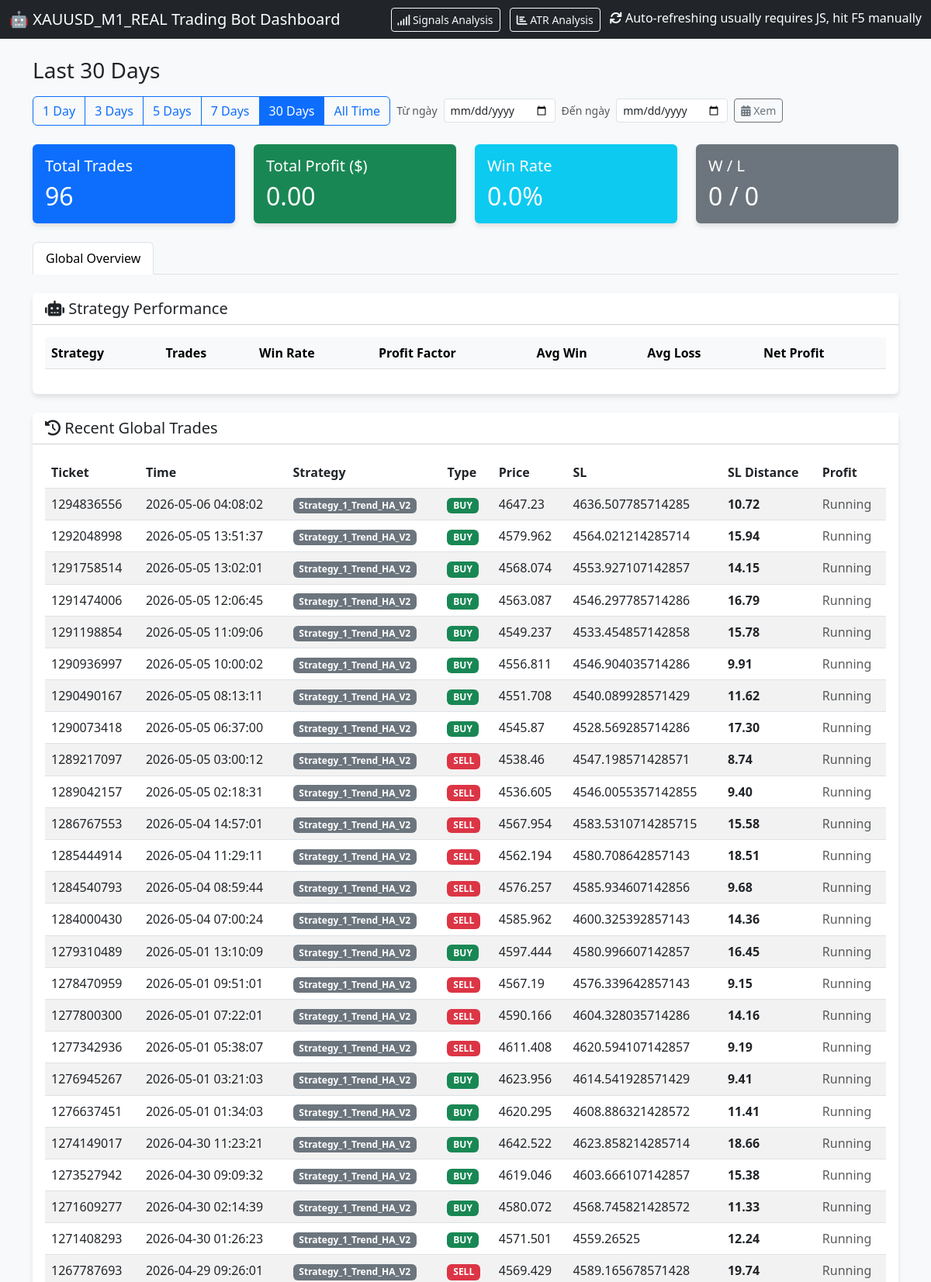
The page / (upper part) on the database its author committed.
### tables this page shows
CREATE TABLE orders (
                ticket INTEGER PRIMARY KEY,
                strategy_name TEXT,
                symbol TEXT,
                order_type TEXT,
                volume REAL,
                open_price REAL,
                sl REAL,
                tp REAL,
                open_time DATETIME,
                close_price REAL,
                profit REAL,
                comment TEXT
            , account_id INTEGER DEFAULT 0);

### dashboard.py (the view, shortened to what this page needs)
@app.route('/')
def index():
    cur = get_db().cursor()
    from_date_param = request.args.get('from_date', '').strip()
    to_date_param = request.args.get('to_date', '').strip()
    days_param = request.args.get('days', '30')
    if from_date_param and to_date_param:
        parsed = _parse_date_range(from_date_param, to_date_param)
        if parsed:
            cutoff_date, end_str, filter_label = parsed
            cutoff_str = cutoff_date.strftime("%Y-%m-%d %H:%M:%S")
            current_filter = 'range'
            cur.execute(
                "SELECT * FROM orders WHERE open_time >= ? AND open_time <= ? ORDER BY open_time DESC",
                (cutoff_str, end_str)
            )
            orders = cur.fetchall()
            cur.execute(
                "SELECT * FROM signals WHERE timestamp >= ? AND timestamp <= ? ORDER BY timestamp DESC LIMIT 50",
                (cutoff_str, end_str)
            )
            signals = cur.fetchall()
        else:
            from_date_param = ''
            to_date_param = ''
            parsed = None
    else:
        parsed = None
    if parsed is None:
        if days_param == "all":
            days = 36500
            filter_label = "All Time"
            current_filter = "all"
        else:
            try:
                days = int(days_param)
                filter_label = f"Last {days} Days"
            except Exception:
                days = 30
                filter_label = "Last 30 Days"
            current_filter = days_param
        cutoff_date = datetime.now() - timedelta(days=days)
        cutoff_str = cutoff_date.strftime("%Y-%m-%d %H:%M:%S")
        cur.execute("SELECT * FROM orders WHERE open_time >= ? ORDER BY open_time DESC", (cutoff_str,))
        orders = cur.fetchall()
        cur.execute("SELECT * FROM signals ORDER BY timestamp DESC LIMIT 50")
        signals = cur.fetchall()
    total_trades = len(orders)
    total_profit = sum([o['profit'] for o in orders if o['profit'] is not None])
    wins = len([o for o in orders if o['profit'] is not None and o['profit'] > 0])
    losses = len([o for o in orders if o['profit'] is not None and o['profit'] < 0])
    win_rate = (wins / total_trades * 100) if total_trades > 0 else 0
    cur.execute("SELECT DISTINCT strategy_name FROM orders")
    strategies = [row['strategy_name'] for row in cur.fetchall()]
    bot_stats = []
    for strat in strategies:
        s_orders = [o for o in orders if o['strategy_name'] == strat and o['profit'] is not None]
        s_total = len(s_orders)
        if s_total == 0: continue
    desired_order = [
        "Strategy_1_Trend_HA",
        "Strategy_1_Trend_HA_V1.1",
        "Strategy_1_Trend_HA_V2",
        "Strategy_1_Trend_HA_V3",
        "Strategy_4_UT_Bot",
        "Strategy_2_EMA_ATR",
        "Strategy_5_Filter_First"
    ]
    bot_stats = [b for b in bot_stats if b['raw_name'] in desired_order]
    bot_stats.sort(key=lambda x: desired_order.index(x['raw_name']))
    return render_template('index.html',
                           orders=orders,
                           signals=signals,
                           total_trades=total_trades,
                           total_profit=total_profit,
                           win_rate=win_rate,
                           wins=wins,
                           losses=losses,
                           bot_stats=bot_stats,
                           current_filter=current_filter,
                           filter_label=filter_label,
                           from_date=from_date_param if from_date_param else '',
                           to_date=to_date_param if to_date_param else '')

### dashboard.py (called while the page is built)
def get_db():
    db = getattr(g, '_database', None)
    if db is None:
        db = g._database = sqlite3.connect(DB_PATH)
        db.row_factory = sqlite3.Row
    return db

@app.teardown_appcontext
def close_connection(exception):
    db = getattr(g, '_database', None)
    if db is not None:
        db.close()

### templates/index.html (shortened to what this page needs)
<!DOCTYPE html>
<html lang="en">
<head>
    <link href="https://cdn.jsdelivr.net/npm/bootstrap@5.3.0/dist/css/bootstrap.min.css" rel="stylesheet">
    <link href="https://cdnjs.cloudflare.com/ajax/libs/font-awesome/6.0.0/css/all.min.css" rel="stylesheet">
</head>
<body>
    <nav class="navbar navbar-dark bg-dark mb-4">
        <div class="container-fluid">
            <span class="navbar-brand mb-0 h1">🤖 XAUUSD_M1_REAL Trading Bot Dashboard</span>
            <div>
                <a href="/signals" class="btn btn-outline-light btn-sm me-2">
                    <i class="fas fa-signal"></i> Signals Analysis
                </a>
                <a href="/atr_analysis" class="btn btn-outline-light btn-sm me-2">
                    <i class="fas fa-chart-bar"></i> ATR Analysis
                </a>
                <span class="text-white"><i class="fas fa-sync"></i> Auto-refreshing usually requires JS, hit F5
                    manually</span>
            </div>
        </div>
    </nav>
    <div class="container mb-4">
        <div class="d-flex flex-wrap justify-content-between align-items-center gap-3">
            <h3 class="mb-0">{{ filter_label }}</h3>
            <div class="d-flex flex-wrap align-items-center gap-2">
                <div class="btn-group" role="group">
                    <a href="/?days=1" class="btn btn-outline-primary {% if current_filter == '1' %}active{% endif %}">1 Day</a>
                    <a href="/?days=3" class="btn btn-outline-primary {% if current_filter == '3' %}active{% endif %}">3 Days</a>
                    <a href="/?days=5" class="btn btn-outline-primary {% if current_filter == '5' %}active{% endif %}">5 Days</a>
                    <a href="/?days=7" class="btn btn-outline-primary {% if current_filter == '7' %}active{% endif %}">7 Days</a>
                    <a href="/?days=30" class="btn btn-outline-primary {% if current_filter == '30' %}active{% endif %}">30 Days</a>
                    <a href="/?days=all" class="btn btn-outline-primary {% if current_filter == 'all' %}active{% endif %}">All Time</a>
                </div>
                <form class="d-flex align-items-center gap-2 flex-wrap" method="get" action="/" style="max-width: 100%;">
                    <label class="form-label mb-0 small text-muted">Từ ngày</label>
                    <input type="date" name="from_date" class="form-control form-control-sm" style="width: auto;" value="{{ from_date }}">
                    <label class="form-label mb-0 small text-muted">Đến ngày</label>
                    <input type="date" name="to_date" class="form-control form-control-sm" style="width: auto;" value="{{ to_date }}">
                    <button type="submit" class="btn btn-sm {% if current_filter == 'range' %}btn-primary{% else %}btn-outline-secondary{% endif %}">
                        <i class="fas fa-calendar-alt"></i> Xem
                    </button>
                </form>
            </div>
        </div>
    </div>
    <div class="container">
        <div class="row mb-4">
            <div class="col-md-3">
                <div class="card bg-primary text-white">
                    <div class="card-body">
                        <h5 class="card-title">Total Trades</h5>
                        <h2 class="card-text">{{ total_trades }}</h2>
                    </div>
                </div>
            </div>
            <div class="col-md-3">
                <div class="card {% if total_profit >= 0 %}bg-success{% else %}bg-danger{% endif %} text-white">
                    <div class="card-body">
                        <h5 class="card-title">Total Profit ($)</h5>
                        <h2 class="card-text">{{ "%.2f"|format(total_profit) }}</h2>
                    </div>
                </div>
            </div>
            <div class="col-md-3">
                <div class="card bg-info text-white">
                    <div class="card-body">
                        <h5 class="card-title">Win Rate</h5>
                        <h2 class="card-text">{{ "%.1f"|format(win_rate) }}%</h2>
                    </div>
                </div>
            </div>
            <div class="col-md-3">
                <div class="card bg-secondary text-white">
                    <div class="card-body">
                        <h5 class="card-title">W / L</h5>
                        <h2 class="card-text">{{ wins }} / {{ losses }}</h2>
                    </div>
                </div>
            </div>
        </div>
        <ul class="nav nav-tabs mb-4" id="myTab" role="tablist">
            <li class="nav-item" role="presentation">
                <button class="nav-link active" id="overview-tab" data-bs-toggle="tab" data-bs-target="#overview"
                    type="button" role="tab" aria-controls="overview" aria-selected="true">Global Overview</button>
            </li>
        </ul>
        <div class="tab-content" id="myTabContent">
            <div class="tab-pane fade show active" id="overview" role="tabpanel" aria-labelledby="overview-tab">
                <div class="card mb-4">
                    <div class="card-header bg-white">
                        <h5 class="mb-0"><i class="fas fa-robot"></i> Strategy Performance</h5>
                    </div>
                    <div class="card-body">
                        <div class="table-responsive">
                            <table class="table table-hover align-middle">
                                <thead class="table-light">
                                    <tr>
                                        <th>Strategy</th>
                                        <th>Trades</th>
                                        <th>Win Rate</th>
                                        <th>Profit Factor</th>
                                        <th>Avg Win</th>
                                        <th>Avg Loss</th>
                                        <th>Net Profit</th>
                                    </tr>
                                </thead>
                            </table>
                        </div>
                    </div>
                </div>
                <div class="card mb-4">
                    <div class="card-header bg-white">
                        <h5 class="mb-0"><i class="fas fa-history"></i> Recent Global Trades</h5>
                    </div>
                    <div class="card-body">
                        <div class="table-responsive">
                            <table class="table table-hover table-striped">
                                <thead>
                                    <tr>
                                        <th>Ticket</th>
                                        <th>Time</th>
                                        <th>Strategy</th>
                                        <th>Type</th>
                                        <th>Price</th>
                                        <th>SL</th>
                                        <th>SL Distance</th>
                                        <th>Profit</th>
                                    </tr>
                                </thead>
                                <tbody>
                                    {% for order in orders[:50] %}
                                    {% set sl_distance = (order.open_price - order.sl) if order.order_type == 'BUY' else (order.sl - order.open_price) if order.sl and order.open_price else None %}
                                    <tr>
                                        <td>{{ order.ticket }}</td>
                                        <td>{{ order.open_time }}</td>
                                        <td><span class="badge bg-secondary">{{ order.strategy_name }}</span></td>
                                        <td>
                                            {% if order.order_type == 'BUY' %}
                                            <span class="badge badge-buy">BUY</span>
                                            {% else %}
                                            <span class="badge badge-sell">SELL</span>
                                            {% endif %}
                                        </td>
                                        <td>{{ order.open_price }}</td>
                                        <td>{{ order.sl if order.sl else '-' }}</td>
                                        <td>
                                            {% if sl_distance is not none %}
                                            <strong>{{ "%.2f"|format(sl_distance) }}</strong>
                                            {% else %}
                                            <span class="text-muted">-</span>
                                            {% endif %}
                                        </td>
                                        <td
                                            class=" ">
                                            {% if order.profit is not none %}
                                            {{ "%.2f"|format(order.profit) }}
                                            {% else %}
                                            <span class="text-muted">Running</span>
                                            {% endif %}
                                        </td>
                                    </tr>
                                    {% endfor %}
                                </tbody>
                            </table>
                        </div>
                    </div>
                </div>
            </div>
        </div>
    </div>
</body>
</html>

### templates/index.html (style rules this page uses)
body { background-color: #f8f9fa; }
.card { box-shadow: 0 4px 6px rgba(0, 0, 0, 0.1); border: none; }
.badge-buy { background-color: #198754; }
.badge-sell { background-color: #dc3545; }

### rows shown on the page
orders: ticket "1294836556", open_time "2026-05-06 04:08:02", strategy_name "Strategy_1_Trend_HA_V2", order_type "BUY", open_price "4647.23", sl "4636.507785714285", sl_distance "10.72"
orders: ticket "1292048998", open_time "2026-05-05 13:51:37", strategy_name "Strategy_1_Trend_HA_V2", order_type "BUY", open_price "4579.962", sl "4564.021214285714", sl_distance "15.94"
orders: ticket "1291758514", open_time "2026-05-05 13:02:01", strategy_name "Strategy_1_Trend_HA_V2", order_type "BUY", open_price "4568.074", sl "4553.927107142857", sl_distance "14.15"
orders: ticket "1291474006", open_time "2026-05-05 12:06:45", strategy_name "Strategy_1_Trend_HA_V2", order_type "BUY", open_price "4563.087", sl "4546.297785714286", sl_distance "16.79"
orders: ticket "1291198854", open_time "2026-05-05 11:09:06", strategy_name "Strategy_1_Trend_HA_V2", order_type "BUY", open_price "4549.237", sl "4533.454857142858", sl_distance "15.78"
orders: ticket "1290936997", open_time "2026-05-05 10:00:02", strategy_name "Strategy_1_Trend_HA_V2", order_type "BUY", open_price "4556.811", sl "4546.904035714286", sl_distance "9.91"
orders: ticket "1290490167", open_time "2026-05-05 08:13:11", strategy_name "Strategy_1_Trend_HA_V2", order_type "BUY", open_price "4551.708", sl "4540.089928571429", sl_distance "11.62"
orders: ticket "1290073418", open_time "2026-05-05 06:37:00", strategy_name "Strategy_1_Trend_HA_V2", order_type "BUY", open_price "4545.87", sl "4528.569285714286", sl_distance "17.30"
orders: ticket "1289217097", open_time "2026-05-05 03:00:12", strategy_name "Strategy_1_Trend_HA_V2", order_type "SELL", open_price "4538.46", sl "4547.198571428571", sl_distance "8.74"
orders: ticket "1289042157", open_time "2026-05-05 02:18:31", strategy_name "Strategy_1_Trend_HA_V2", order_type "SELL", open_price "4536.605", sl "4546.0055357142855", sl_distance "9.40"
orders: ticket "1286767553", open_time "2026-05-04 14:57:01", strategy_name "Strategy_1_Trend_HA_V2", order_type "SELL", open_price "4567.954", sl "4583.5310714285715", sl_distance "15.58"
orders: ticket "1285444914", open_time "2026-05-04 11:29:11", strategy_name "Strategy_1_Trend_HA_V2", order_type "SELL", open_price "4562.194", sl "4580.708642857143", sl_distance "18.51"
orders: ticket "1284540793", open_time "2026-05-04 08:59:44", strategy_name "Strategy_1_Trend_HA_V2", order_type "SELL", open_price "4576.257", sl "4585.934607142856", sl_distance "9.68"
orders: ticket "1284000430", open_time "2026-05-04 07:00:24", strategy_name "Strategy_1_Trend_HA_V2", order_type "SELL", open_price "4585.962", sl "4600.325392857143", sl_distance "14.36"
orders: ticket "1279310489", open_time "2026-05-01 13:10:09", strategy_name "Strategy_1_Trend_HA_V2", order_type "BUY", open_price "4597.444", sl "4580.996607142857", sl_distance "16.45"
orders: ticket "1278470959", open_time "2026-05-01 09:51:01", strategy_name "Strategy_1_Trend_HA_V2", order_type "SELL", open_price "4567.19", sl "4576.339642857143", sl_distance "9.15"
orders: ticket "1277800300", open_time "2026-05-01 07:22:01", strategy_name "Strategy_1_Trend_HA_V2", order_type "SELL", open_price "4590.166", sl "4604.328035714286", sl_distance "14.16"
orders: ticket "1277342936", open_time "2026-05-01 05:38:07", strategy_name "Strategy_1_Trend_HA_V2", order_type "SELL", open_price "4611.408", sl "4620.594107142857", sl_distance "9.19"
orders: ticket "1276945267", open_time "2026-05-01 03:21:03", strategy_name "Strategy_1_Trend_HA_V2", order_type "BUY", open_price "4623.956", sl "4614.541928571429", sl_distance "9.41"
orders: ticket "1276637451", open_time "2026-05-01 01:34:03", strategy_name "Strategy_1_Trend_HA_V2", order_type "BUY", open_price "4620.295", sl "4608.886321428572", sl_distance "11.41"
orders: ticket "1274149017", open_time "2026-04-30 11:23:21", strategy_name "Strategy_1_Trend_HA_V2", order_type "BUY", open_price "4642.522", sl "4623.858214285714", sl_distance "18.66"
orders: ticket "1273527942", open_time "2026-04-30 09:09:32", strategy_name "Strategy_1_Trend_HA_V2", order_type "BUY", open_price "4619.046", sl "4603.666107142857", sl_distance "15.38"
orders: ticket "1271609277", open_time "2026-04-30 02:14:39", strategy_name "Strategy_1_Trend_HA_V2", order_type "BUY", open_price "4580.072", sl "4568.745821428572", sl_distance "11.33"
orders: ticket "1271408293", open_time "2026-04-30 01:26:23", strategy_name "Strategy_1_Trend_HA_V2", order_type "BUY", open_price "4571.501", sl "4559.26525", sl_distance "12.24"
orders: ticket "1267787693", open_time "2026-04-29 09:26:01", strategy_name "Strategy_1_Trend_HA_V2", order_type "SELL", open_price "4569.429", sl "4589.165678571428", sl_distance "19.74"

### other values the page prints
{{ filter_label }} "Last 30 Days"
{{ total_trades }} "96"
{{ "%.2f"|format(total_profit) }} "0.00"
{{ "%.1f"|format(win_rate) }} "0.0"
{{ wins }} "0"
{{ losses }} "0"
